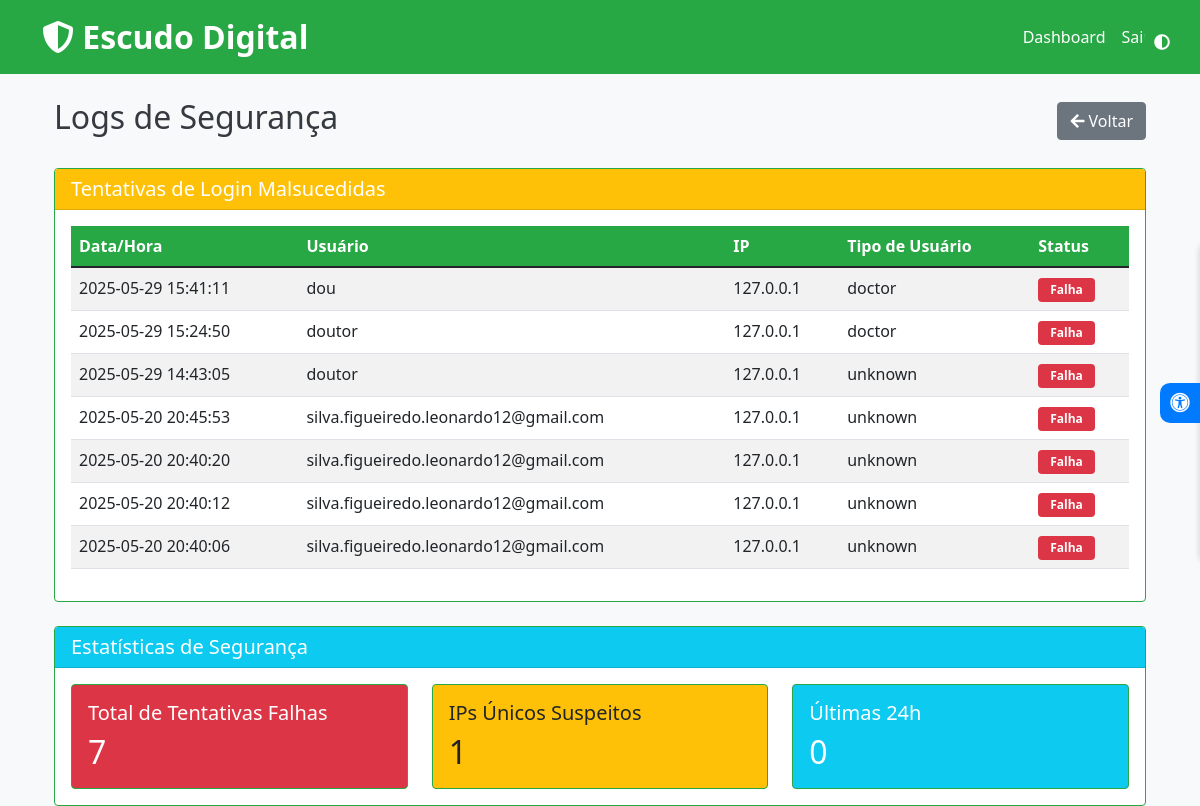
The page /doctor/security_logs (signed in) on the database as committed earlier.
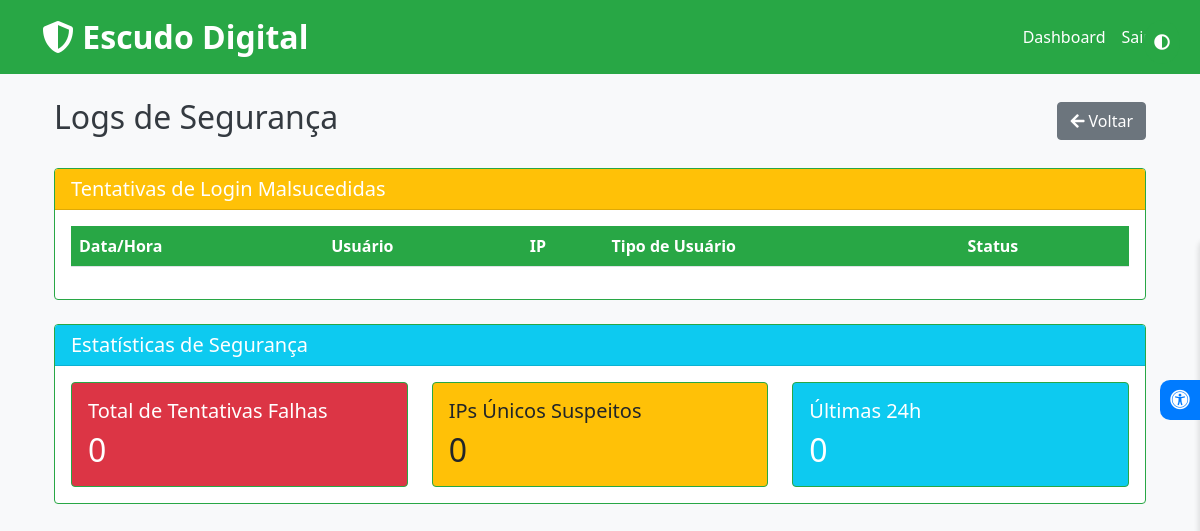
The same page on the database as committed later.
### tables this page shows
CREATE TABLE failed_logins (
                id INTEGER PRIMARY KEY AUTOINCREMENT,
                username TEXT,
                timestamp TEXT,
                ip_address TEXT,
                user_type TEXT,
                notes TEXT
            );

### app.py (the view)
@app.route('/doctor/security_logs')
def security_logs():
    if 'doctor_id' not in session:
        return redirect(url_for('doctor_login'))
    try:
        with sqlite3.connect('database.db') as conn:
            c = conn.cursor()
            c.execute("""
                SELECT username, timestamp, ip_address, user_type
                FROM failed_logins
                ORDER BY timestamp DESC
                LIMIT 100
            """)
            failed_attempts = c.fetchall()
            c.execute("SELECT COUNT(*) FROM failed_logins")
            total_failed = c.fetchone()[0]
            c.execute("SELECT COUNT(DISTINCT ip_address) FROM failed_logins")
            unique_ips = c.fetchone()[0]
            c.execute("""
                SELECT COUNT(*) FROM failed_logins
                WHERE timestamp > datetime('now', '-1 day')
            """)
            last_24h = c.fetchone()[0]
            stats = {
                'total_failed': total_failed,
                'unique_ips': unique_ips,
                'last_24h': last_24h
            }
            return render_template('security_logs.html',
                                failed_attempts=failed_attempts,
                                stats=stats)
    except sqlite3.Error as e:
        flash(f'Erro ao acessar os logs: {e}', 'danger')
        return redirect(url_for('doctor_dashboard'))

### templates/security_logs.html
{% extends "base.html" %}
{% block content %}
<div class="container mt-4">
    <div class="d-flex justify-content-between align-items-center mb-4">
        <h2>Logs de Segurança</h2>
        <a href="{{ url_for('doctor_dashboard') }}" class="btn btn-secondary">
            <i class="fas fa-arrow-left"></i> Voltar
        </a>
    </div>
    <div class="card mb-4">
        <div class="card-header bg-warning text-white">
            <h5 class="mb-0">Tentativas de Login Malsucedidas</h5>
        </div>
        <div class="card-body">
            <div class="table-responsive">
                <table class="table table-striped">
                    <thead>
                        <tr>
                            <th>Data/Hora</th>
                            <th>Usuário</th>
                            <th>IP</th>
                            <th>Tipo de Usuário</th>
                            <th>Status</th>
                        </tr>
                    </thead>
                    <tbody>
                        {% for log in failed_attempts %}
                        <tr>
                            <td>{{ log[1] }}</td>
                            <td>{{ log[0] }}</td>
                            <td>{{ log[2] }}</td>
                            <td>{{ log[3] }}</td>
                            <td><span class="badge bg-danger">Falha</span></td>
                        </tr>
                        {% endfor %}
                    </tbody>
                </table>
            </div>
        </div>
    </div>
    <div class="card">
        <div class="card-header bg-info text-white">
            <h5 class="mb-0">Estatísticas de Segurança</h5>
        </div>
        <div class="card-body">
            <div class="row">
                <div class="col-md-4">
                    <div class="card bg-danger text-white">
                        <div class="card-body">
                            <h5 class="card-title">Total de Tentativas Falhas</h5>
                            <h2 class="card-text">{{ stats.total_failed }}</h2>
                        </div>
                    </div>
                </div>
                <div class="col-md-4">
                    <div class="card bg-warning text-dark">
                        <div class="card-body">
                            <h5 class="card-title">IPs Únicos Suspeitos</h5>
                            <h2 class="card-text">{{ stats.unique_ips }}</h2>
                        </div>
                    </div>
                </div>
                <div class="col-md-4">
                    <div class="card bg-info text-white">
                        <div class="card-body">
                            <h5 class="card-title">Últimas 24h</h5>
                            <h2 class="card-text">{{ stats.last_24h }}</h2>
                        </div>
                    </div>
                </div>
            </div>
        </div>
    </div>
</div>
{% endblock %}

### templates/base.html (shortened to what this page needs)
<!DOCTYPE html>
<html lang="pt-BR">
<head>
    <link href="https://cdn.jsdelivr.net/npm/bootstrap@5.1.3/dist/css/bootstrap.min.css" rel="stylesheet">
    <link href="https://cdnjs.cloudflare.com/ajax/libs/font-awesome/5.15.4/css/all.min.css" rel="stylesheet">
    <link rel="stylesheet" href="{{ url_for('static', filename='style.css') }}">
</head>
<body>
    <nav class="navbar navbar-expand-lg">
        <div class="container">
            <a class="navbar-brand escudo-logo" href="{{ url_for('index') }}">
                <i class="fas fa-shield-alt"></i> Escudo Digital
            </a>
            <div class="collapse navbar-collapse" id="navbarNav">
                <ul class="navbar-nav ms-auto">
                    {% if 'client_id' in session %}
                        <li class="nav-item">
                            <a class="nav-link" href="{{ url_for('client_dashboard') }}">Dashboard</a>
                        </li>
                        <li class="nav-item">
                            <a class="nav-link" href="{{ url_for('logout') }}">Sair</a>
                        </li>
                    {% elif 'doctor_id' in session %}
                        <li class="nav-item">
                            <a class="nav-link" href="{{ url_for('doctor_dashboard') }}">Dashboard</a>
                        </li>
                        <li class="nav-item">
                            <a class="nav-link" href="{{ url_for('logout') }}">Sair</a>
                        </li>
                    {% else %}
                        <li class="nav-item">
                            <a class="nav-link" href="{{ url_for('index') }}">Início</a>
                        </li>
                    {% endif %}
                </ul>
            </div>
        </div>
    </nav>
    <div class="container mt-4">
        {% block content %}{% endblock %}
    </div>
    <div class="sidebar-acessibilidade" id="sidebar-acessibilidade">
        <button class="toggle-btn" id="toggle-acessibilidade" title="Acessibilidade">
            <i class="fas fa-universal-access"></i>
        </button>
    </div>
</body>
</html>

### static/style.css (style rules this page uses)
:root { --primary-color: #28a745; --primary-dark: #218838; --primary-light: #34ce57; --white: #ffffff; --light-gray: #f8f9fa; --dark-gray: #343a40; }
body { background-color: var(--light-gray); color: var(--dark-gray); }
.navbar { background-color: var(--primary-color) !important; }
.navbar-brand, .nav-link { color: var(--white) !important; }
.card { border-color: var(--primary-color); }
.card-header { background-color: var(--primary-color); color: var(--white); }
.table { background-color: var(--white); }
.table thead th { background-color: var(--primary-color); color: var(--white); }
.escudo-logo { color: var(--primary-color); font-size: 2rem; font-weight: bold; text-decoration: none; }

### templates/base.html (style rules this page uses)
.sidebar-acessibilidade { position: fixed; top: 50%; right: -250px; transform: translateY(-50%); width: 250px; background: #fff; box-shadow: -2px 0 5px rgba(0,0,0,0.1); transition: right 0.3s ease; z-index: 1000; border-radius: 10px 0 0 10px; padding: 20px; }
.toggle-btn { position: absolute; left: -40px; top: 50%; transform: translateY(-50%); background: #007bff; color: white; width: 40px; height: 40px; border: none; border-radius: 10px 0 0 10px; cursor: pointer; display: flex; align-items: center; justify-content: center; font-size: 20px; }

Rows that differ between the two databases and show on the page:
removed failed_logins: timestamp "2025-05-29 15:41:11", username "dou", ip_address "127.0.0.1", user_type "doctor"
removed failed_logins: timestamp "2025-05-29 15:24:50", username "doutor", ip_address "127.0.0.1", user_type "doctor"
removed failed_logins: timestamp "2025-05-29 14:43:05", username "doutor", ip_address "127.0.0.1", user_type "unknown"
removed failed_logins: timestamp "2025-05-20 20:45:53", username "silva.figueiredo.leonardo12@gmail.com", ip_address "127.0.0.1", user_type "unknown"
removed failed_logins: timestamp "2025-05-20 20:40:20", username "silva.figueiredo.leonardo12@gmail.com", ip_address "127.0.0.1", user_type "unknown"
removed failed_logins: timestamp "2025-05-20 20:40:12", username "silva.figueiredo.leonardo12@gmail.com", ip_address "127.0.0.1", user_type "unknown"
removed failed_logins: timestamp "2025-05-20 20:40:06", username "silva.figueiredo.leonardo12@gmail.com", ip_address "127.0.0.1", user_type "unknown"
Other text that changed with them:
{{ stats.total_failed }}: "7" → "0"
{{ stats.unique_ips }}: "1" → "0"
